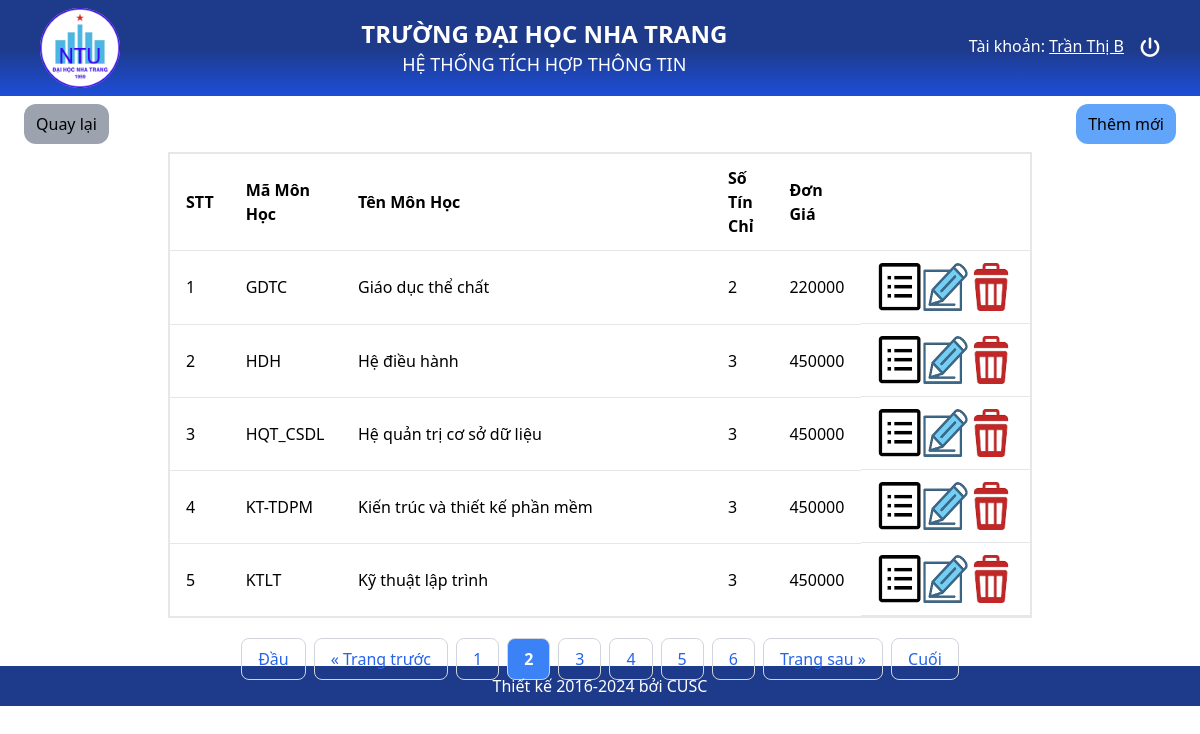
The page /Views/Subjects_List.php?page=2 (signed in) on the database its author committed.
### tables this page shows
CREATE TABLE `monhoc` (
  `MaHP` varchar(10) NOT NULL,
  `TenHP` varchar(100) NOT NULL,
  `SoTinChi` int(11) NOT NULL,
  `DonGia` int(11) NOT NULL
);

### Controllers/MonHocController.php (called while the page is built)
<?php
class MonHocController {
    protected $conn;
    public function __construct($conn) {
        $this->conn = $conn;
    }
    public function DanhSach($currentPage, $limit) {
        $offset = ($currentPage - 1) * $limit;
        $sql = "SELECT * FROM monhoc LIMIT $limit OFFSET $offset";
        $result = $this->conn->query($sql);
        return $result;
    }
    public function countMonHoc()
    {
        $sql = "SELECT COUNT(*) as total FROM monhoc";
        $result = $this->conn->query($sql);
        $row = $result->fetch_assoc();
        return $row['total'];
    }
}
?>

### Views/Subjects_List.php (the view, shortened to what this page needs)
<?php
require_once __DIR__ . '/../config/db.php';
include_once __DIR__ . '/../Controllers/MonHocController.php';
$monhocController = new MonHocController($conn);
$limit = 5;
$currentPage = isset($_GET['page']) ? (int) $_GET['page'] : 1;
$totalMonHoc = $monhocController->countMonHoc();
$monhocList = $monhocController->DanhSach($currentPage, $limit);
?>
<?php include_once __DIR__ . "/../layout/header.php"; ?>
<body>
    <div class="min-h-[520px] my-6 mx-2 px-4 mt-2">
        <div class="w-full flex justify-between">
            <button onclick="window.history.back()" class="px-3 py-2 mb-2 bg-gray-400 rounded-xl">Quay lại</button>
            <a href="Subject_Create.php" class="px-3 py-2 mb-2 bg-blue-400 rounded-xl cursor-pointer hover:bg-blue-500">
                Thêm mới
            </a>
        </div>
        <div class="flex flex-col justify-between h-[490px]">
            <table class="w-3/4 mx-auto bg-white border-2 rounded">
                <tr>
                    <th class="py-3 px-4 border-b text-left">STT</th>
                    <th class="py-3 px-4 border-b text-left">Mã Môn Học</th>
                    <th class="py-3 px-4 border-b text-left w-[370px]">Tên Môn Học</th>
                    <th class="py-3 px-4 border-b text-left">Số Tín Chỉ</th>
                    <th class="py-3 px-4 border-b text-left">Đơn Giá</th>
                    <th class="py-3 px-4 border-b text-left w-[170px]"></th>
                </tr>
                <?php
                if ($monhocList->num_rows > 0) {
                    $stt = 1;
                    while ($monhoc = $monhocList->fetch_assoc()) {
                        echo "<tr>";
                        echo "<td class='py-3 px-4 border-b'>" . $stt . "</td>";
                        echo "<td class='py-3 px-4 border-b'>" . htmlspecialchars($monhoc['MaHP']) . "</td>";
                        echo "<td class='py-3 px-4 border-b'>" . htmlspecialchars($monhoc['TenHP']) . "</td>";
                        echo "<td class='py-3 px-4 border-b'>" . htmlspecialchars($monhoc['SoTinChi']) . "</td>";
                        echo "<td class='py-3 px-4 border-b'>" . htmlspecialchars($monhoc['DonGia']) . "</td>";
                        echo "<td class='py-3 px-4 border-b flex justify-between'>
                                <a href='Subject_Detail.php?MaHP= ".$monhoc['MaHP'] ."' title='Chỉnh sửa'><img src='../asset/Images/details.png' class='h-12'/></a>
                                <a href='Subject_Edit.php?MaHP= ".$monhoc['MaHP'] ."' title='Chỉnh sửa'><img src='../asset/Images/edit.png' class='h-12'/></a>
                                <a href='Subject_Delete.php?MaHP= ".$monhoc['MaHP'] ."' title='Chỉnh sửa'><img src='../asset/Images/delete.png' class='h-12'/></a>
                                </td>";
                        echo "</tr>";
                        $stt++;
                    }
                } else {
                    echo "<tr><td colspan='4' class='py-3 px-4 text-center'>Không có môn học nào</td></tr>";
                }
                ?>
            </table>
            <div class="flex justify-center items-center mt-5">
                <?php if ($currentPage > 1): ?>
                    <a href="?page=1" class="px-4 py-2 mx-1 border border-gray-300 rounded-lg text-blue-600 hover:bg-blue-500 hover:text-white">Đầu</a>
                <?php else: ?>
                    <span class="px-4 py-2 mx-1 border border-gray-300 rounded-lg text-gray-400 cursor-not-allowed">Đầu</span>
                <?php endif; ?>
                <?php if ($currentPage > 1): ?>
                    <a href="?page=<?= $currentPage - 1 ?>" class="px-4 py-2 mx-1 border border-gray-300 rounded-lg text-blue-600 hover:bg-blue-500 hover:text-white">&laquo; Trang trước</a>
                <?php else: ?>
                    <span class="px-4 py-2 mx-1 border border-gray-300 rounded-lg text-gray-400 cursor-not-allowed">&laquo; Trang trước</span>
                <?php endif; ?>
                <?php
                    $totalPages = ceil($totalMonHoc / $limit);
                    for ($i = 1; $i <= $totalPages; $i++):
                        ?>
                        <a href="?page=<?= $i ?>"class="px-4 py-2 mx-1 border border-gray-300 rounded-lg text-blue-600 hover:bg-blue-500 hover:text-white <?= ($i == $currentPage) ? 'bg-blue-500 text-white font-semibold' : '' ?>"><?= $i ?></a>
                <?php endfor; ?>
                <?php if ($currentPage < $totalPages): ?>
                    <a href="?page=<?= $currentPage + 1 ?>" class="px-4 py-2 mx-1 border border-gray-300 rounded-lg text-blue-600 hover:bg-blue-500 hover:text-white">Trang sau &raquo;</a>
                <?php else: ?>
                    <span class="px-4 py-2 mx-1 border border-gray-300 rounded-lg text-gray-400 cursor-not-allowed">Trang sau &raquo;</span>
                <?php endif; ?>
                <?php if ($currentPage < $totalPages): ?>
                    <a href="?page=<?= $totalPages ?>" class="px-4 py-2 mx-1 border border-gray-300 rounded-lg text-blue-600 hover:bg-blue-500 hover:text-white">Cuối</a>
                <?php else: ?>
                    <span class="px-4 py-2 mx-1 border border-gray-300 rounded-lg text-gray-400 cursor-not-allowed">Cuối</span>
                <?php endif; ?>
            </div>
        </div>
    </div>
</body>
<?php include_once __DIR__ . "/../layout/footer.php"; ?>

### rows shown on the page
monhoc: MaHP "GDTC", TenHP "Giáo dục thể chất", SoTinChi "2", DonGia "220000"
monhoc: MaHP "HDH", TenHP "Hệ điều hành", SoTinChi "3", DonGia "450000"
monhoc: MaHP "HQT_CSDL", TenHP "Hệ quản trị cơ sở dữ liệu", SoTinChi "3", DonGia "450000"
monhoc: MaHP "KT-TDPM", TenHP "Kiến trúc và thiết kế phần mềm", SoTinChi "3", DonGia "450000"
monhoc: MaHP "KTLT", TenHP "Kỹ thuật lập trình", SoTinChi "3", DonGia "450000"

### other values the page prints
$_SESSION['User']['HoTen'] "Trần Thị B"
